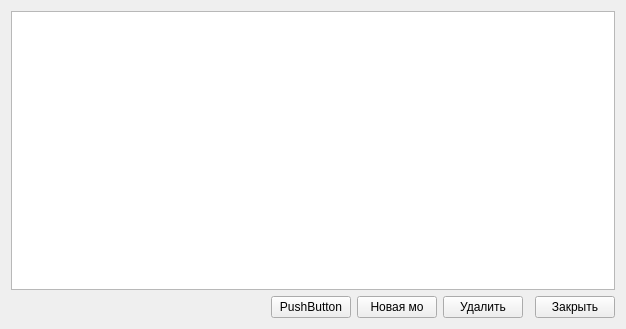
<?xml version="1.0" encoding="UTF-8"?>
<ui version="4.0">
 <class>all_medorg_form</class>
 <widget class="QWidget" name="all_medorg_form">
  <property name="geometry">
   <rect>
    <x>0</x>
    <y>0</y>
    <width>626</width>
    <height>329</height>
   </rect>
  </property>
  <property name="windowTitle">
   <string>Form</string>
  </property>
  <layout class="QGridLayout" name="gridLayout">
   <item row="0" column="0" colspan="7">
    <widget class="QTableWidget" name="medorg_table">
     <property name="selectionMode">
      <enum>QAbstractItemView::SingleSelection</enum>
     </property>
     <property name="selectionBehavior">
      <enum>QAbstractItemView::SelectRows</enum>
     </property>
    </widget>
   </item>
   <item row="1" column="6">
    <widget class="QPushButton" name="close_btn">
     <property name="minimumSize">
      <size>
       <width>40</width>
       <height>20</height>
      </size>
     </property>
     <property name="text">
      <string>Закрыть</string>
     </property>
    </widget>
   </item>
   <item row="1" column="1">
    <spacer name="horizontalSpacer">
     <property name="orientation">
      <enum>Qt::Horizontal</enum>
     </property>
     <property name="sizeType">
      <enum>QSizePolicy::MinimumExpanding</enum>
     </property>
     <property name="sizeHint" stdset="0">
      <size>
       <width>40</width>
       <height>20</height>
      </size>
     </property>
    </spacer>
   </item>
   <item row="1" column="4">
    <widget class="QPushButton" name="del_medorg_btn">
     <property name="minimumSize">
      <size>
       <width>40</width>
       <height>20</height>
      </size>
     </property>
     <property name="text">
      <string>Удалить</string>
     </property>
    </widget>
   </item>
   <item row="1" column="2">
    <widget class="QPushButton" name="pushButton_3">
     <property name="minimumSize">
      <size>
       <width>40</width>
       <height>20</height>
      </size>
     </property>
     <property name="text">
      <string>PushButton</string>
     </property>
    </widget>
   </item>
   <item row="1" column="3">
    <widget class="QPushButton" name="add_medorg_btn">
     <property name="minimumSize">
      <size>
       <width>40</width>
       <height>20</height>
      </size>
     </property>
     <property name="text">
      <string>Новая мо</string>
     </property>
    </widget>
   </item>
  </layout>
 </widget>
 <resources/>
 <connections>
  <connection>
   <sender>close_btn</sender>
   <signal>clicked()</signal>
   <receiver>all_medorg_form</receiver>
   <slot>close()</slot>
   <hints>
    <hint type="sourcelabel">
     <x>468</x>
     <y>353</y>
    </hint>
    <hint type="destinationlabel">
     <x>371</x>
     <y>242</y>
    </hint>
   </hints>
  </connection>
 </connections>
</ui>
